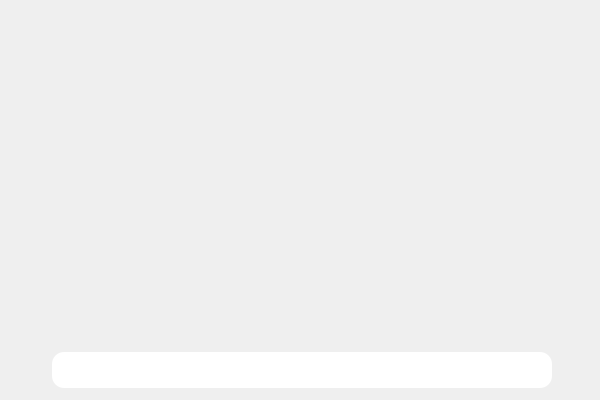
<?xml version="1.0" encoding="UTF-8"?>
<ui version="4.0">
 <class>WRobotChatClass</class>
 <widget class="QWidget" name="WRobotChatClass">
  <property name="geometry">
   <rect>
    <x>0</x>
    <y>0</y>
    <width>600</width>
    <height>400</height>
   </rect>
  </property>
  <property name="windowTitle">
   <string>WRobotChat</string>
  </property>
  <property name="styleSheet">
   <string notr="true">QWidget{
	font: 12px &quot;微软雅黑&quot;;
}

QTextEdit#textEdit{
	border-radius:12px;
	border:none;
	background-color: rgb(255, 255, 255);
}

QFrame#frame{
	border:none;
	background-color: transparent;
}

QPushButton#pb_send{
	background-image: url(:/QtTest/icon/chat/send.png);
	background-repeat: no-repeat;
	background-position: center;
	border:none
}
QPushButton#pb_voice{
	background-image: url(:/QtTest/icon/chat/voice.png);
	background-repeat: no-repeat;
	background-position: center;
	border:none
}

QListWidget{
	background-color: transparent;
    color:rgb(51,51,51); 		 	 	    
    border: none;
    outline:0px;
}
QListWidget::Item{background-color: transparent;
	border:none
}
QListWidget::Item:hover{
	background-color: transparent;
    border:none
 }
QListWidget::item:selected{
	background-color: transparent;
	color:black; 
    border: none;
}
QListWidget::item:selected:!active{
    border: none; 
    background-color: transparent; 
    color:rgb(51,51,51); 
} 

QScrollBar:vertical
{
    width:6px;
    background:transparent;
    margin:0px,0px,0px,0px;
	border-radius:none;
}
QScrollBar::handle:vertical
{
    width:6px;
    background:rgba(0,0,0,25%);
    border-radius:4px;
	min-height: 30;
}
QScrollBar::handle:vertical:hover
{
    width:6px;
    background:rgba(0,0,0,50%);   
    border-radius:4px;
	min-height: 30;
}

QScrollBar::add-line:vertical, QScrollBar::add-line:horizontal {
      background: transparent;
      height: 0px;
      width: 0px;
}
QScrollBar::sub-line:vertical, QScrollBar::sub-line:horizontal {
      background: transparent;
       height: 0px;
      width: 0px;
    }</string>
  </property>
  <layout class="QVBoxLayout" name="verticalLayout">
   <property name="spacing">
    <number>0</number>
   </property>
   <property name="leftMargin">
    <number>0</number>
   </property>
   <property name="topMargin">
    <number>0</number>
   </property>
   <property name="rightMargin">
    <number>0</number>
   </property>
   <property name="bottomMargin">
    <number>0</number>
   </property>
   <item>
    <widget class="QListWidget" name="listWidget"/>
   </item>
   <item>
    <widget class="QFrame" name="frame">
     <property name="minimumSize">
      <size>
       <width>0</width>
       <height>60</height>
      </size>
     </property>
     <property name="maximumSize">
      <size>
       <width>16777215</width>
       <height>60</height>
      </size>
     </property>
     <property name="frameShape">
      <enum>QFrame::StyledPanel</enum>
     </property>
     <property name="frameShadow">
      <enum>QFrame::Raised</enum>
     </property>
     <layout class="QHBoxLayout" name="horizontalLayout">
      <property name="leftMargin">
       <number>6</number>
      </property>
      <property name="rightMargin">
       <number>6</number>
      </property>
      <item>
       <widget class="QPushButton" name="pb_voice">
        <property name="minimumSize">
         <size>
          <width>40</width>
          <height>40</height>
         </size>
        </property>
        <property name="maximumSize">
         <size>
          <width>40</width>
          <height>40</height>
         </size>
        </property>
        <property name="cursor">
         <cursorShape>PointingHandCursor</cursorShape>
        </property>
        <property name="text">
         <string/>
        </property>
       </widget>
      </item>
      <item>
       <widget class="QTextEdit" name="textEdit">
        <property name="minimumSize">
         <size>
          <width>0</width>
          <height>36</height>
         </size>
        </property>
        <property name="maximumSize">
         <size>
          <width>16777215</width>
          <height>36</height>
         </size>
        </property>
        <property name="styleSheet">
         <string notr="true"/>
        </property>
       </widget>
      </item>
      <item>
       <widget class="QPushButton" name="pb_send">
        <property name="minimumSize">
         <size>
          <width>36</width>
          <height>36</height>
         </size>
        </property>
        <property name="maximumSize">
         <size>
          <width>36</width>
          <height>36</height>
         </size>
        </property>
        <property name="cursor">
         <cursorShape>PointingHandCursor</cursorShape>
        </property>
        <property name="text">
         <string/>
        </property>
       </widget>
      </item>
     </layout>
    </widget>
   </item>
  </layout>
 </widget>
 <layoutdefault spacing="6" margin="11"/>
 <resources>
  <include location="../../AiSound.qrc"/>
 </resources>
 <connections/>
</ui>
